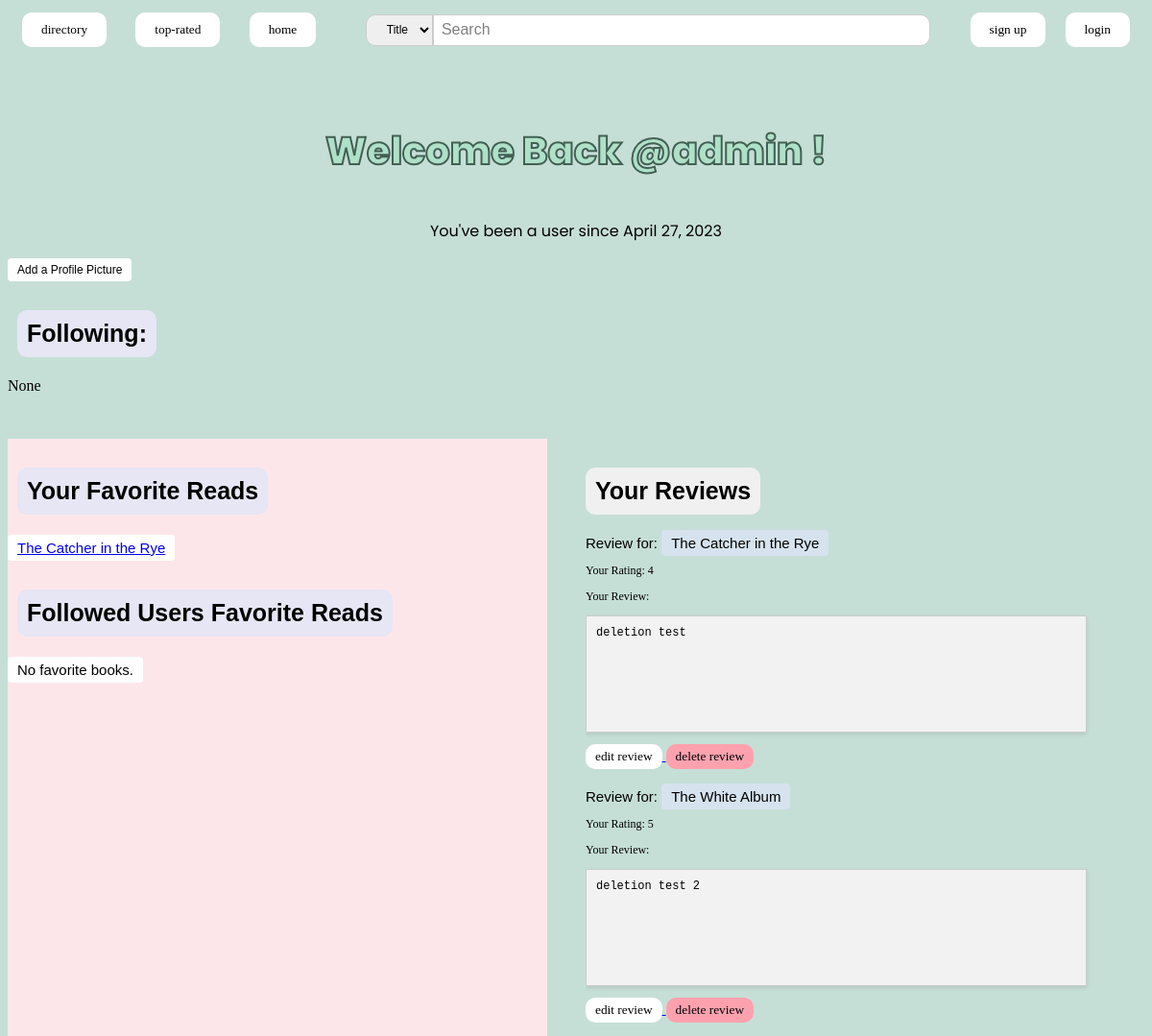
/profiles/1/page (upper part), run on an earlier commit of the app's database.
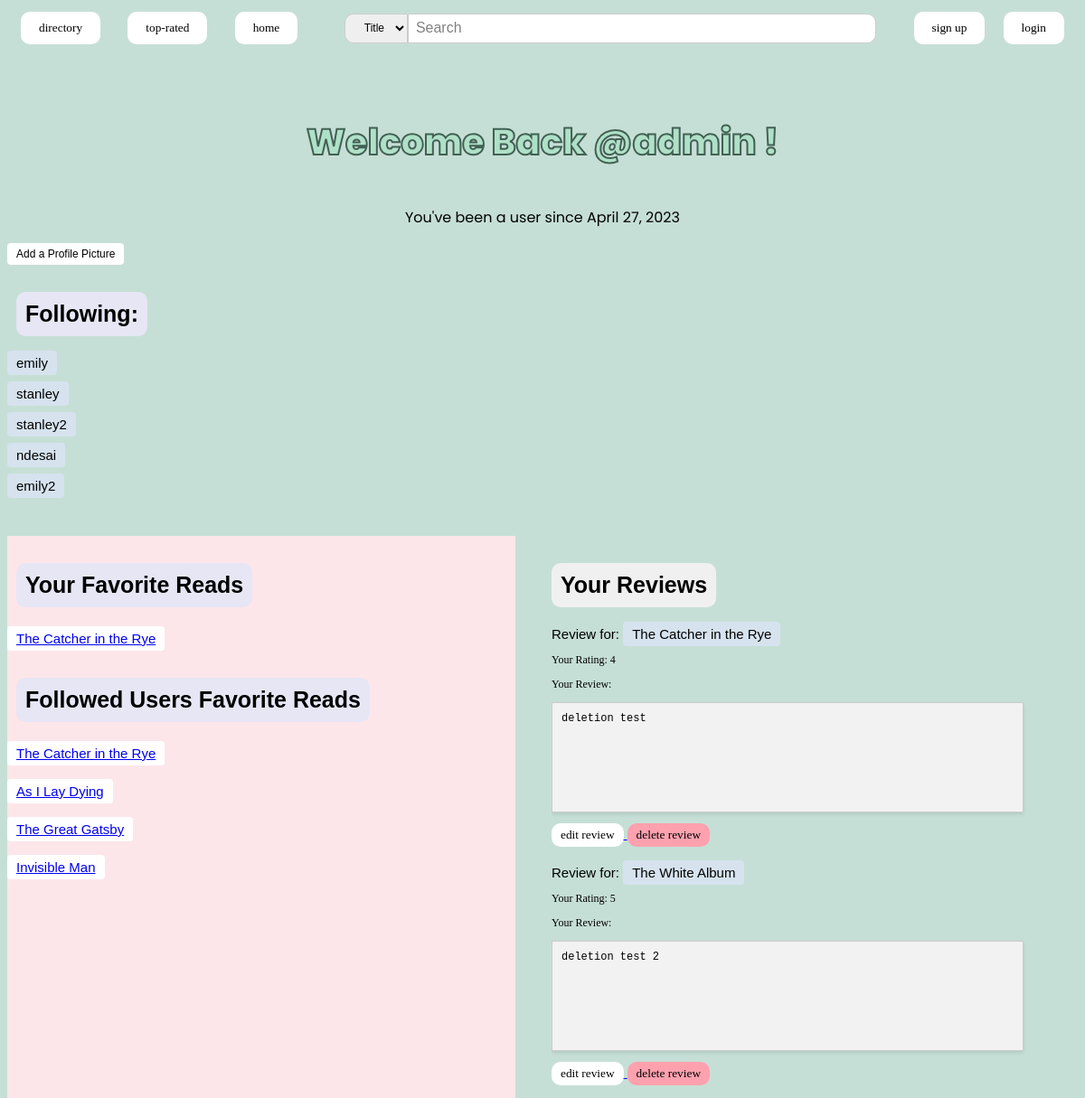
And on a later commit of the database.
### books/models.py (models this page shows, shortened)
class Book(models.Model):
    title = models.CharField(max_length=200, blank=False)
    author = models.CharField(max_length=200)
    pub_year = models.IntegerField(default=-1, blank=True)
    isbn = models.CharField(max_length=13, blank=True)

### reviews/models.py (models this page shows)
class Review(models.Model):
    user = models.ForeignKey(User, on_delete=models.CASCADE, blank=True)
    book = models.ForeignKey(Book, on_delete=models.CASCADE)
    rating = models.IntegerField(blank=False, default=0)
    text = models.CharField(blank=False,max_length=500)
    images = models.ImageField(upload_to='review_images/',blank=True)
    likes=models.ManyToManyField(User, related_name='liked_reviews', blank=True)
    dislikes=models.ManyToManyField(User, related_name='disliked_reviews', blank=True)

### profiles/models.py (models this page shows, shortened)
class UserProfile(models.Model):
    user = models.ForeignKey(User, on_delete=models.CASCADE, blank=True, default=0, related_name="profile")
    profile_picture = models.ImageField(upload_to='profile_pictures/', blank=True, null=True)
    favorite_books = models.ManyToManyField(Book, blank=True)
    followed_users = models.ManyToManyField("self", blank=True, symmetrical=False)

### profiles/views.py (the view)
# urls.py: path("<int:user_id>/page", views.user_profile, name="user-profile"),
def user_profile(request, user_id):
    profile_user = User.objects.get(pk=user_id)
    if profile_user is not None:
        try:
            profile = UserProfile.objects.filter(user=profile_user)[0]
        except:
            profile = UserProfile.objects.create(user=profile_user)
        reviews = Review.objects.filter(user=profile_user)
        followed_fav_books = set()
        for followed_user in profile.followed_users.all():
            for book in followed_user.favorite_books.all():
                if book not in followed_fav_books:
                    followed_fav_books.add(book)
        context =  {
            'profile_user': profile_user,
            'reviews': reviews,
            'profile': profile,
            'followed_fav_books': followed_fav_books,
        }
        return render(request, 'profiles/user-profile.html', context)
    return None

### templates/profiles/user-profile.html (shortened to what this page needs)
{% extends "base.html" %}
{% block content %}
    <h2 class = "user-back">Welcome Back @{{profile_user.username}} !</h2>
    <p class = "date-userhood">You've been a user since {{profile_user.date_joined.date}}</p>
    <form method="post" enctype="multipart/form-data">
        <a class = "add-pfp" href="{% url 'profiles:upload_profile_picture' profile_user.id %}">Add a Profile Picture </a>
    </form>
    <h2 class="header-1">Following:</h2>
    {% for followed_user in profile.followed_users.all %}
    <p><a class="rand-title" href="{% url 'profiles:profile' followed_user.user_id %}">{{ followed_user.user.username }}</a></p>
    {% empty %}
    <p>None</p>
    {% endfor %}
    <div class="grid-container">
        <div class="left-s">
          <h2 class="header-1">Your Favorite Reads</h2>
          {% for book in profile.favorite_books.all %}
          <p class="my-fav-book"><a href="{% url 'books:view_book' book.id %}">{{ book.title }}</a></p>
          {% empty %}
          <p class="my-fav-book">No favorite books.</p>
          {% endfor %}
          <h2 class="header-1">Followed Users Favorite Reads</h2>
          {% for book in followed_fav_books %}
              <p class="my-fav-book"><a href="{% url 'books:view_book' book.id %}">{{ book.title }}</a></p>
          {% empty %}
              <p class="my-fav-book">No favorite books.</p>
          {% endfor %}
        </div>
        <div class="right-s">
          <h2 class="header-2">Your Reviews</h2>
          {% for review in reviews %}
          <div class="review-row">
            <div class="review-books">
              <b class="rev-for">Review for: <a class="rand-title" href="{% url 'books:view_book' review.book.id %}">{{review.book.title}}</a></b>
            </div>
            <div class="review-contents">
              <p class="rating-prof">Your Rating: {{review.rating}}</p>
              <p class="rating-prof">Your Review:</p>
              <p class="user-rev">{{review.text}}</p>
              <a href="{% url 'books:edit_review' review.book.id %}">
                <button type="edit-rev" class="edit-rev">Edit Review</button>
              </a>
              <a href="{% url 'books:edit_review' review.book.id %}">
                <button type="delete-rev" class="rev-button delete-button">Delete Review</button>
              </a>
            </div>
          </div>
          {% endfor %}
        </div>
      </div>
{% endblock %}

What changed in the data, as far as the page shows it:
now on this page (row unchanged): UserProfile: user.username "emily"
now on this page (row unchanged): UserProfile: user.username "stanley"
added UserProfile: user.username "stanley2"
added UserProfile: user.username "ndesai"
added UserProfile: user.username "emily2"
now on one of the page's lists (row unchanged): Book: title "The Catcher in the Rye"
now on this page (row unchanged): Book: title "As I Lay Dying", shown under "Followed Users Favorite Reads"
now on this page (row unchanged): Book: title "The Great Gatsby", shown under "Followed Users Favorite Reads"
now on this page (row unchanged): Book: title "Invisible Man", shown under "Followed Users Favorite Reads"
Also different on the page:
text no longer shown: "None No favorite books."
